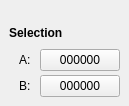
  <widget class="QDockWidget" name="selectionWidget">
   <property name="sizePolicy">
    <sizepolicy hsizetype="Fixed" vsizetype="Preferred">
     <horstretch>0</horstretch>
     <verstretch>0</verstretch>
    </sizepolicy>
   </property>
   <property name="minimumSize">
    <size>
     <width>120</width>
     <height>0</height>
    </size>
   </property>
   <property name="features">
    <set>QDockWidget::NoDockWidgetFeatures</set>
   </property>
   <property name="windowTitle">
    <string>Selection</string>
   </property>
   <attribute name="dockWidgetArea">
    <number>8</number>
   </attribute>
   <widget class="QWidget" name="dockWidgetContents_7">
    <property name="sizePolicy">
     <sizepolicy hsizetype="Fixed" vsizetype="Preferred">
      <horstretch>0</horstretch>
      <verstretch>0</verstretch>
     </sizepolicy>
    </property>
    <layout class="QVBoxLayout" name="verticalLayout_7">
     <property name="spacing">
      <number>0</number>
     </property>
     <property name="leftMargin">
      <number>9</number>
     </property>
     <property name="topMargin">
      <number>0</number>
     </property>
     <property name="rightMargin">
      <number>9</number>
     </property>
     <property name="bottomMargin">
      <number>9</number>
     </property>
     <item>
      <widget class="QWidget" name="sliderPlaceHolder" native="true">
       <property name="sizePolicy">
        <sizepolicy hsizetype="Preferred" vsizetype="Fixed">
         <horstretch>0</horstretch>
         <verstretch>0</verstretch>
        </sizepolicy>
       </property>
       <property name="minimumSize">
        <size>
         <width>0</width>
         <height>20</height>
        </size>
       </property>
      </widget>
     </item>
     <item>
      <spacer name="verticalSpacer_2">
       <property name="orientation">
        <enum>Qt::Vertical</enum>
       </property>
       <property name="sizeType">
        <enum>QSizePolicy::MinimumExpanding</enum>
       </property>
       <property name="sizeHint" stdset="0">
        <size>
         <width>0</width>
         <height>6</height>
        </size>
       </property>
      </spacer>
     </item>
     <item>
      <layout class="QVBoxLayout" name="verticalLayout_6">
       <property name="spacing">
        <number>9</number>
       </property>
       <item>
        <widget class="QLabel" name="label">
         <property name="text">
          <string>&lt;b&gt;Selection&lt;/b&gt;</string>
         </property>
        </widget>
       </item>
       <item>
        <layout class="QGridLayout" name="gridLayout">
         <property name="verticalSpacing">
          <number>4</number>
         </property>
         <item row="1" column="0">
          <spacer name="horizontalSpacer">
           <property name="orientation">
            <enum>Qt::Horizontal</enum>
           </property>
           <property name="sizeType">
            <enum>QSizePolicy::Fixed</enum>
           </property>
           <property name="sizeHint" stdset="0">
            <size>
             <width>10</width>
             <height>0</height>
            </size>
           </property>
          </spacer>
         </item>
         <item row="1" column="1">
          <widget class="QLabel" name="label_2">
           <property name="text">
            <string>A:</string>
           </property>
          </widget>
         </item>
         <item row="2" column="1">
          <widget class="QLabel" name="label_9">
           <property name="text">
            <string>B:</string>
           </property>
          </widget>
         </item>
         <item row="1" column="2">
          <widget class="QPushButton" name="pushButtonJumpToMarkerA">
           <property name="text">
            <string>000000</string>
           </property>
          </widget>
         </item>
         <item row="2" column="2">
          <widget class="QPushButton" name="pushButtonJumpToMarkerB">
           <property name="text">
            <string>000000</string>
           </property>
          </widget>
         </item>
        </layout>
       </item>
      </layout>
     </item>
    </layout>
   </widget>
  </widget>
